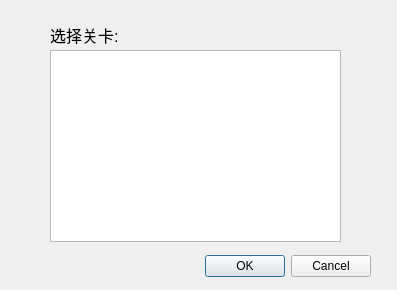
<?xml version="1.0" encoding="UTF-8"?>
<ui version="4.0">
 <class>LevelDialog</class>
 <widget class="QDialog" name="LevelDialog">
  <property name="geometry">
   <rect>
    <x>0</x>
    <y>0</y>
    <width>397</width>
    <height>290</height>
   </rect>
  </property>
  <property name="windowTitle">
   <string>Dialog</string>
  </property>
  <widget class="QDialogButtonBox" name="buttonBox">
   <property name="geometry">
    <rect>
     <x>30</x>
     <y>250</y>
     <width>341</width>
     <height>32</height>
    </rect>
   </property>
   <property name="orientation">
    <enum>Qt::Horizontal</enum>
   </property>
   <property name="standardButtons">
    <set>QDialogButtonBox::Cancel|QDialogButtonBox::Ok</set>
   </property>
  </widget>
  <widget class="QLabel" name="label">
   <property name="geometry">
    <rect>
     <x>50</x>
     <y>20</y>
     <width>71</width>
     <height>31</height>
    </rect>
   </property>
   <property name="text">
    <string>&lt;!DOCTYPE HTML PUBLIC &quot;-//W3C//DTD HTML 4.0//EN&quot; &quot;http://www.w3.org/TR/REC-html40/strict.dtd&quot;&gt;
&lt;html&gt;&lt;head&gt;&lt;meta name=&quot;qrichtext&quot; content=&quot;1&quot; /&gt;&lt;style type=&quot;text/css&quot;&gt;
p, li { white-space: pre-wrap; }
&lt;/style&gt;&lt;/head&gt;&lt;body style=&quot; font-family:'SimSun'; font-size:9pt; font-weight:400; font-style:normal;&quot;&gt;
&lt;p style=&quot; margin-top:0px; margin-bottom:0px; margin-left:0px; margin-right:0px; -qt-block-indent:0; text-indent:0px;&quot;&gt;&lt;span style=&quot; font-size:12pt;&quot;&gt;选择关卡:&lt;/span&gt;&lt;/p&gt;&lt;/body&gt;&lt;/html&gt;</string>
   </property>
  </widget>
  <widget class="QListView" name="listView">
   <property name="geometry">
    <rect>
     <x>50</x>
     <y>50</y>
     <width>291</width>
     <height>192</height>
    </rect>
   </property>
   <property name="viewMode">
    <enum>QListView::ListMode</enum>
   </property>
   <property name="modelColumn">
    <number>0</number>
   </property>
  </widget>
 </widget>
 <resources/>
 <connections>
  <connection>
   <sender>buttonBox</sender>
   <signal>accepted()</signal>
   <receiver>LevelDialog</receiver>
   <slot>accept()</slot>
   <hints>
    <hint type="sourcelabel">
     <x>248</x>
     <y>254</y>
    </hint>
    <hint type="destinationlabel">
     <x>157</x>
     <y>274</y>
    </hint>
   </hints>
  </connection>
  <connection>
   <sender>buttonBox</sender>
   <signal>rejected()</signal>
   <receiver>LevelDialog</receiver>
   <slot>reject()</slot>
   <hints>
    <hint type="sourcelabel">
     <x>316</x>
     <y>260</y>
    </hint>
    <hint type="destinationlabel">
     <x>286</x>
     <y>274</y>
    </hint>
   </hints>
  </connection>
 </connections>
</ui>
